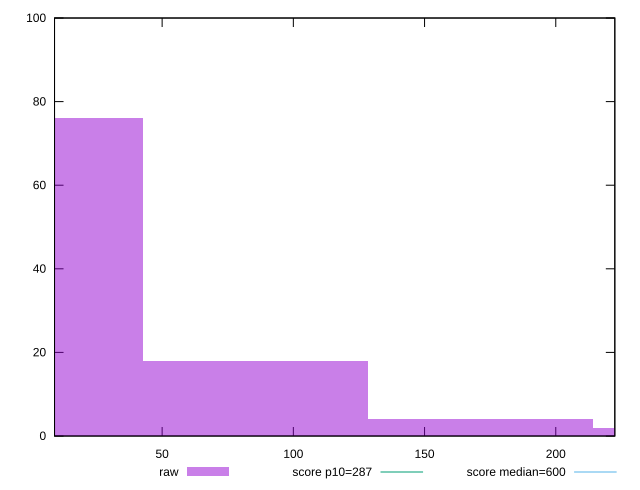

The gnuplot source for this figure:
reset

$raw <<EOF
85.63302864642995 18
0 76
171.2660572928599 4
256.8990859392899 2
EOF

set key outside below
set boxwidth 85.63302864642995
set xrange [9:222.5]
set yrange [0:100]
set trange [0:100]
set style fill transparent solid 0.5 noborder

set parametric
set terminal svg size 640, 490 enhanced background rgb 'white'
set output "report_00017_2021-02-10T15-08-03.406Z/total-blocking-time/samples/pages+cached+noadtech/raw/histogram.svg"

plot $raw title "raw" with boxes, \
     287,t title "score p10=287", \
     600,t title "score median=600"

reset
